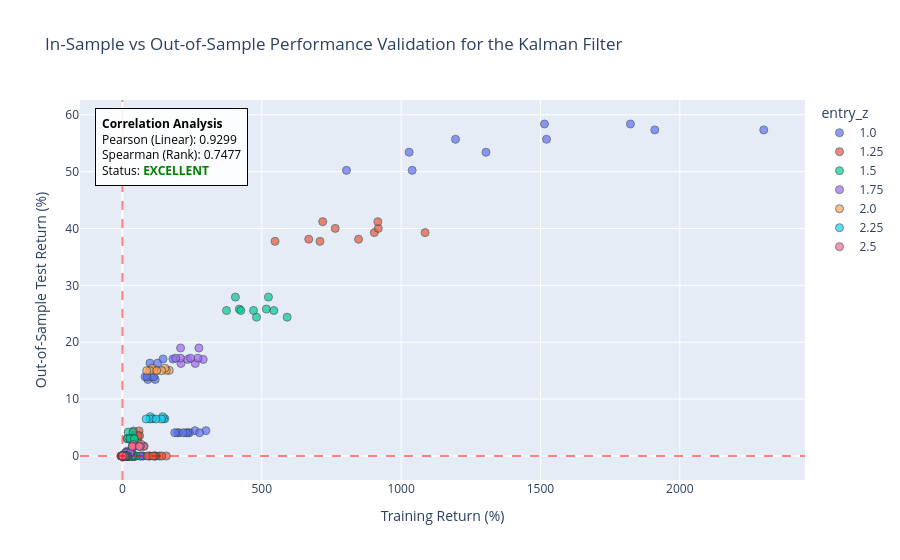

Notebook code cell kept with this figure:
### Code cell
# ==============================================================================
# 1. HYPERPARAMETER GRID FOR KALMAN FILTER STRATEGY
# ==============================================================================
kalman_param_grid = {
    'entry_z': [1.0, 1.25, 1.5, 1.75, 2.0, 2.25, 2.5],
    'exit_z': config['grids']['kalman']['exit_z'],
    'stop_loss_z': config['grids']['kalman']['stop_loss_z'],
    'delta': config['grids']['kalman']['delta'],        
    'obs_variance': config['grids']['kalman']['obs_variance']        
}

# ==============================================================================
# 2. INITIALIZE AND EXECUTE MODULAR BACKTEST
# ==============================================================================
kalman_backtest = PairsBacktest(
    ticker_x=ticker_x,
    ticker_y=ticker_y,
    start_date=str(start_date),
    end_date_train=str(end_date_train),
    start_date_test=str(start_date_test),
    end_date=str(end_date),
    strategy_cls=KalmanZScoreStrategy,
    strategy_param_grid=kalman_param_grid,
    show_heatmaps=True,
    transaction_cost=t_cost,
    compounding=is_compounding,
    target_metric=metric_to_use,
    strategy_name=strategy_name_KF
)

kalman_train_df, kalman_test_df = kalman_backtest.execute_pipeline()

if kalman_train_df is not None:
    print(f"\n EVALUATING IN-SAMPLE REGIMES - {ticker_x} x {ticker_y}")
    evaluate_stationarity_regimes(kalman_train_df, strategy_name_KF, is_compounding)

if kalman_test_df is not None:
    print(f"\n EVALUATING OUT-OF-SAMPLE REGIMES - {ticker_x} x {ticker_y}")
    evaluate_stationarity_regimes(kalman_test_df, strategy_name_KF, is_compounding)

### Figure 1 — Plotly figure (JSON) as saved in the notebook; plotly's stock layout.template omitted (floating-point values rounded to 4 significant figures; data arrays with more than 128 entries replaced by an {"elided": "..."} marker saying what was removed)
{"data": [{"customdata": {"elided": "60x6 mixed values"}, "hovertemplate": "entry_z=%{customdata[1]}<br>Training Return (%)=%{x}<br>Out-of-Sample Test Return (%)=%{y}<br>exit_z=%{customdata[2]}<br>stop_loss_z=%{customdata[3]}<br>delta=%{customdata[4]}<br>obs_variance=%{customdata[5]}<extra></extra>", "legendgroup": "1.0", "marker": {"color": "#636efa", "line": {"color": "DarkSlateGrey", "width": 1}, "opacity": 0.7, "size": 8, "symbol": "circle"}, "mode": "markers", "name": "1.0", "orientation": "v", "showlegend": true, "type": "scatter", "x": [1910.0, 145.9, 260.3, 73.21, 17.34, 10.39, 2301.0, 181.3, 299.7, 73.21, 17.34, 10.39, 1514.0, 98.77, 240.6, 63.98, 16.41, 10.2, 1823.0, 126.2, 277.1, 63.98, 16.41, 10.2, 1195.0, 91.28, 202.5, 46.32, 14.67, 8.598, 1522.0, 117.6, 234.5, 46.32, 14.67, 8.598, 1029.0, 81.33, 197.4, 41.38, 14.67, 8.598, 1305.0, 103.8, 228.8, 41.38, 14.67, 8.598, 804.1, 89.03, 187.7, 38.22, 14.67, 8.598, 1040.0, 112.5, 218.1, 38.22, 14.67, 8.598], "xaxis": "x", "y": [57.34, 17.05, 4.453, 0, 0, 0, 57.34, 17.05, 4.453, 0, 0, 0, 58.38, 16.33, 4.089, 0, 0, 0, 58.38, 16.33, 4.089, 0, 0, 0, 55.69, 13.46, 4.089, 0, 0, 0, 55.69, 13.46, 4.089, 0, 0, 0, 53.41, 13.93, 4.089, 0, 0, 0, 53.41, 13.93, 4.089, 0, 0, 0, 50.22, 13.93, 4.089, 0, 0, 0, 50.22, 13.93, 4.089, 0, 0, 0], "yaxis": "y"}, {"customdata": {"elided": "60x6 mixed values"}, "hovertemplate": "entry_z=%{customdata[1]}<br>Training Return (%)=%{x}<br>Out-of-Sample Test Return (%)=%{y}<br>exit_z=%{customdata[2]}<br>stop_loss_z=%{customdata[3]}<br>delta=%{customdata[4]}<br>obs_variance=%{customdata[5]}<extra></extra>", "legendgroup": "1.25", "marker": {"color": "#EF553B", "line": {"color": "DarkSlateGrey", "width": 1}, "opacity": 0.7, "size": 8, "symbol": "circle"}, "mode": "markers", "name": "1.25", "orientation": "v", "showlegend": true, "type": "scatter", "x": [903.9, 39.8, 133.7, 43.89, 7.47, -0.2598, 1086.0, 59.8, 157.4, 43.89, 7.47, -0.2598, 763.6, 31.69, 118.8, 33.6, 7.281, -0.4326, 918.2, 49.76, 140.9, 33.6, 7.281, -0.4326, 718.7, 36.48, 98.28, 30.05, 5.679, -0.4326, 916.4, 55.24, 118.4, 30.05, 5.679, -0.4326, 668.5, 43.79, 96.03, 24.92, 5.679, -0.4326, 847.3, 61.64, 115.9, 24.92, 5.679, -0.4326, 547.6, 39.01, 90.24, 24.2, 5.679, -0.4326, 708.8, 56.26, 109.5, 24.2, 5.679, -0.4326], "xaxis": "x", "y": [39.28, 4.413, 0, 0, 0, 0, 39.28, 4.413, 0, 0, 0, 0, 40.02, 3.252, 0, 0, 0, 0, 40.02, 3.252, 0, 0, 0, 0, 41.2, 2.636, 0, 0, 0, 0, 41.2, 2.636, 0, 0, 0, 0, 38.12, 3.571, 0, 0, 0, 0, 38.12, 3.571, 0, 0, 0, 0, 37.74, 3.571, 0, 0, 0, 0, 37.74, 3.571, 0, 0, 0, 0], "yaxis": "y"}, {"customdata": {"elided": "60x6 mixed values"}, "hovertemplate": "entry_z=%{customdata[1]}<br>Training Return (%)=%{x}<br>Out-of-Sample Test Return (%)=%{y}<br>exit_z=%{customdata[2]}<br>stop_loss_z=%{customdata[3]}<br>delta=%{customdata[4]}<br>obs_variance=%{customdata[5]}<extra></extra>", "legendgroup": "1.5", "marker": {"color": "#00cc96", "line": {"color": "DarkSlateGrey", "width": 1}, "opacity": 0.7, "size": 8, "symbol": "circle"}, "mode": "markers", "name": "1.5", "orientation": "v", "showlegend": true, "type": "scatter", "x": [481.2, 20.67, 36.12, 22.53, -0.2595, -0.2598, 591.0, 37.79, 49.91, 22.53, -0.2595, -0.2598, 419.4, 16.77, 28.89, 20.19, -0.4348, -0.4326, 516.4, 32.72, 41.94, 20.19, -0.4348, -0.4326, 405.4, 18.18, 23.94, 20.19, -0.4348, -0.4326, 524.0, 34.27, 36.49, 20.19, -0.4348, -0.4326, 424.8, 27.19, 24.06, 19.5, -0.4348, -0.4326, 543.4, 42.81, 36.63, 19.5, -0.4348, -0.4326, 373.5, 26.8, 19.42, 19.5, -0.4348, -0.4326, 470.4, 42.38, 31.51, 19.5, -0.4348, -0.4326], "xaxis": "x", "y": [24.41, 4.201, 0, 0, 0, 0, 24.41, 4.201, 0, 0, 0, 0, 25.83, 3.043, 0, 0, 0, 0, 25.83, 3.043, 0, 0, 0, 0, 27.94, 3.043, 0, 0, 0, 0, 27.94, 3.043, 0, 0, 0, 0, 25.58, 3.043, 0, 0, 0, 0, 25.58, 3.043, 0, 0, 0, 0, 25.58, 3.043, 0, 0, 0, 0, 25.58, 3.043, 0, 0, 0, 0], "yaxis": "y"}, {"customdata": {"elided": "60x6 mixed values"}, "hovertemplate": "entry_z=%{customdata[1]}<br>Training Return (%)=%{x}<br>Out-of-Sample Test Return (%)=%{y}<br>exit_z=%{customdata[2]}<br>stop_loss_z=%{customdata[3]}<br>delta=%{customdata[4]}<br>obs_variance=%{customdata[5]}<extra></extra>", "legendgroup": "1.75", "marker": {"color": "#ab63fa", "line": {"color": "DarkSlateGrey", "width": 1}, "opacity": 0.7, "size": 8, "symbol": "circle"}, "mode": "markers", "name": "1.75", "orientation": "v", "showlegend": true, "type": "scatter", "x": [233.7, 16.23, 11.91, 18.35, 0, 0, 290.0, 32.72, 23.25, 18.35, 0, 0, 209.9, 14.85, 9.805, 16.18, 0, 0, 261.4, 30.53, 20.93, 16.18, 0, 0, 208.6, 10.58, 5.725, 16.18, 0, 0, 274.5, 25.64, 16.43, 16.18, 0, 0, 208.0, 14.06, 5.832, 15.58, 0, 0, 271.0, 28.08, 16.55, 15.58, 0, 0, 191.0, 13.42, 4.689, 15.58, 0, 0, 244.4, 27.36, 15.29, 15.58, 0, 0], "xaxis": "x", "y": [16.98, 0.8303, 0, 0, 0, 0, 16.98, 0.8303, 0, 0, 0, 0, 16.27, 0.5847, 0, 0, 0, 0, 16.27, 0.5847, 0, 0, 0, 0, 18.99, 0.5847, 0, 0, 0, 0, 18.99, 0.5847, 0, 0, 0, 0, 17.19, 0.5847, 0, 0, 0, 0, 17.19, 0.5847, 0, 0, 0, 0, 17.19, 0.5847, 0, 0, 0, 0, 17.19, 0.5847, 0, 0, 0, 0], "yaxis": "y"}, {"customdata": {"elided": "60x6 mixed values"}, "hovertemplate": "entry_z=%{customdata[1]}<br>Training Return (%)=%{x}<br>Out-of-Sample Test Return (%)=%{y}<br>exit_z=%{customdata[2]}<br>stop_loss_z=%{customdata[3]}<br>delta=%{customdata[4]}<br>obs_variance=%{customdata[5]}<extra></extra>", "legendgroup": "2.0", "marker": {"color": "#FFA15A", "line": {"color": "DarkSlateGrey", "width": 1}, "opacity": 0.7, "size": 8, "symbol": "circle"}, "mode": "markers", "name": "2.0", "orientation": "v", "showlegend": true, "type": "scatter", "x": [122.3, 4.987, 4.802, 13.98, 0, 0, 168.0, 20.86, 15.41, 13.98, 0, 0, 113.8, 4.776, 5.485, 11.89, 0, 0, 157.4, 18.87, 16.17, 11.89, 0, 0, 106.6, 4.043, 2.098, 11.89, 0, 0, 152.6, 17.99, 12.44, 11.89, 0, 0, 98.2, 4.297, 2.584, 11.32, 0, 0, 140.5, 16.44, 12.97, 11.32, 0, 0, 87.03, 3.724, 2.122, 11.32, 0, 0, 123.0, 15.8, 12.46, 11.32, 0, 0], "xaxis": "x", "y": [15.06, 0, 0, 0, 0, 0, 15.06, 0, 0, 0, 0, 0, 15.06, 0, 0, 0, 0, 0, 15.06, 0, 0, 0, 0, 0, 15.44, 0, 0, 0, 0, 0, 15.44, 0, 0, 0, 0, 0, 15.01, 0, 0, 0, 0, 0, 15.01, 0, 0, 0, 0, 0, 15.01, 0, 0, 0, 0, 0, 15.01, 0, 0, 0, 0, 0], "yaxis": "y"}, {"customdata": {"elided": "60x6 mixed values"}, "hovertemplate": "entry_z=%{customdata[1]}<br>Training Return (%)=%{x}<br>Out-of-Sample Test Return (%)=%{y}<br>exit_z=%{customdata[2]}<br>stop_loss_z=%{customdata[3]}<br>delta=%{customdata[4]}<br>obs_variance=%{customdata[5]}<extra></extra>", "legendgroup": "2.25", "marker": {"color": "#19d3f3", "line": {"color": "DarkSlateGrey", "width": 1}, "opacity": 0.7, "size": 8, "symbol": "circle"}, "mode": "markers", "name": "2.25", "orientation": "v", "showlegend": true, "type": "scatter", "x": [109.6, -2.011, 5.819, 13.98, 0, 0, 152.3, 12.8, 16.53, 13.98, 0, 0, 106.4, -1.148, 6.509, 11.89, 0, 0, 148.2, 12.15, 17.29, 11.89, 0, 0, 99.83, -1.148, 3.089, 11.89, 0, 0, 144.0, 12.1, 13.53, 11.89, 0, 0, 98.09, -1.148, 2.557, 11.32, 0, 0, 140.2, 10.36, 12.94, 11.32, 0, 0, 85.04, -1.692, 2.557, 11.32, 0, 0, 120.3, 9.751, 12.94, 11.32, 0, 0], "xaxis": "x", "y": [6.555, 0, 0, 0, 0, 0, 6.555, 0, 0, 0, 0, 0, 6.555, 0, 0, 0, 0, 0, 6.555, 0, 0, 0, 0, 0, 6.907, 0, 0, 0, 0, 0, 6.907, 0, 0, 0, 0, 0, 6.51, 0, 0, 0, 0, 0, 6.51, 0, 0, 0, 0, 0, 6.51, 0, 0, 0, 0, 0, 6.51, 0, 0, 0, 0, 0], "yaxis": "y"}, {"customdata": {"elided": "60x6 mixed values"}, "hovertemplate": "entry_z=%{customdata[1]}<br>Training Return (%)=%{x}<br>Out-of-Sample Test Return (%)=%{y}<br>exit_z=%{customdata[2]}<br>stop_loss_z=%{customdata[3]}<br>delta=%{customdata[4]}<br>obs_variance=%{customdata[5]}<extra></extra>", "legendgroup": "2.5", "marker": {"color": "#FF6692", "line": {"color": "DarkSlateGrey", "width": 1}, "opacity": 0.7, "size": 8, "symbol": "circle"}, "mode": "markers", "name": "2.5", "orientation": "v", "showlegend": true, "type": "scatter", "x": [44.18, -2.335, -3.739, 0, 0, 0, 77.79, 12.43, 6.009, 0, 0, 0, 42.16, -2.335, -3.739, 0, 0, 0, 75.11, 10.8, 6.009, 0, 0, 0, 37.32, -2.335, -3.739, 0, 0, 0, 67.0, 10.76, 6.009, 0, 0, 0, 35.84, -2.335, -4.236, 0, 0, 0, 64.02, 9.033, 5.462, 0, 0, 0, 35.18, -2.335, -4.236, 0, 0, 0, 60.27, 9.033, 5.462, 0, 0, 0], "xaxis": "x", "y": [1.715, 0, 0, 0, 0, 0, 1.715, 0, 0, 0, 0, 0, 1.715, 0, 0, 0, 0, 0, 1.715, 0, 0, 0, 0, 0, 2.052, 0, 0, 0, 0, 0, 2.052, 0, 0, 0, 0, 0, 1.672, 0, 0, 0, 0, 0, 1.672, 0, 0, 0, 0, 0, 1.672, 0, 0, 0, 0, 0, 1.672, 0, 0, 0, 0, 0], "yaxis": "y"}], "layout": {"annotations": [{"align": "left", "bgcolor": "rgba(255, 255, 255, 0.9)", "bordercolor": "black", "borderpad": 6, "borderwidth": 1, "font": {"color": "black", "size": 12}, "showarrow": false, "text": "<b>Correlation Analysis</b><br>Pearson (Linear): 0.9299<br>Spearman (Rank): 0.7477<br>Status: <span style='color:green'><b>EXCELLENT</b></span>", "x": 0.02, "xref": "paper", "y": 0.98, "yref": "paper"}], "legend": {"title": {"text": "entry_z"}, "tracegroupgap": 0}, "shapes": [{"line": {"color": "red", "dash": "dash"}, "opacity": 0.5, "type": "line", "x0": 0, "x1": 1, "xref": "x domain", "y0": 0, "y1": 0, "yref": "y"}, {"line": {"color": "red", "dash": "dash"}, "opacity": 0.5, "type": "line", "x0": 0, "x1": 0, "xref": "x", "y0": 0, "y1": 1, "yref": "y domain"}], "title": {"text": "In-Sample vs Out-of-Sample Performance Validation for the Kalman Filter"}, "xaxis": {"anchor": "y", "domain": [0, 1], "title": {"text": "Training Return (%)"}}, "yaxis": {"anchor": "x", "domain": [0, 1], "title": {"text": "Out-of-Sample Test Return (%)"}}}}
